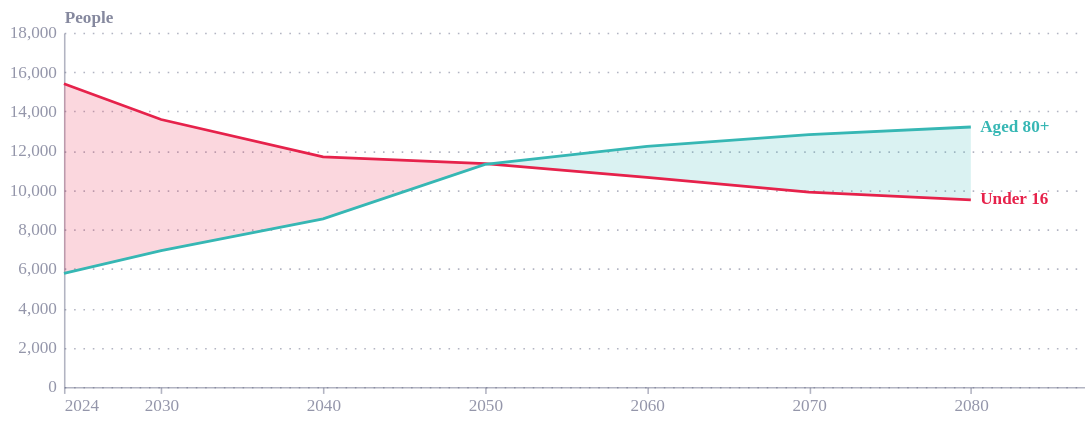

The code cell stored with this chart in its notebook:
### Code cell
import altair as alt
import pandas as pd
from ecostyles import EcoStyles

styles = EcoStyles()
styles.register_and_enable_theme()

def d(year):
    return pd.Timestamp(f"{year}-01-01")

# ---- Data: Statistics Jersey projections, +400 net migration (Tables 10, 14, 16) ---
years = [2024, 2030, 2040, 2050, 2060, 2070, 2080]
df = pd.DataFrame({
    "date": [d(y) for y in years],
    "Under 16": [15410, 13590, 11690, 11350, 10650, 9900, 9510],
    "Aged 80+": [5770, 6920, 8540, 11310, 12230, 12820, 13210],
})
long = df.melt("date", var_name="series", value_name="value")

# Monthly interpolation so the shading flips colour exactly where the lines cross
monthly = df.set_index("date").resample("MS").interpolate("linear").reset_index()

# ---- Chart -----------------------------------------------------------------------
Y_TITLE = "People"
y_scale = alt.Scale(domain=[0, 18000])

x = alt.X("date:T", title=None, scale=alt.Scale(domain=[d(2024), d(2087)]),
          axis=alt.Axis(format="%Y", values=[alt.DateTime(year=y) for y in years]))
def y(field):
    return alt.Y(f"{field}:Q", title=Y_TITLE, scale=y_scale, axis=alt.Axis(format=",.0f"))

colour = alt.Color("series:N", legend=None)  # theme assigns the palette

def tag(chart, series):
    return chart.transform_calculate(series=f"'{series}'")

def shade(condition, series):
    return tag(alt.Chart(monthly).transform_filter(condition), series).mark_area(
        opacity=0.18
    ).encode(x=x, y=y("Aged 80+"), y2="Under 16:Q", color=colour)

more_children = shade("datum['Under 16'] >= datum['Aged 80+']", "Under 16")
more_over80 = shade("datum['Under 16'] < datum['Aged 80+']", "Aged 80+")

lines = alt.Chart(long).mark_line(strokeWidth=1.8).encode(
    x=x, y=y("value"), color=colour
)

# End-of-line direct labels instead of a legend
labels = alt.Chart(long).mark_text(align="left", dx=6, fontWeight="bold").encode(
    x=alt.X("max(date):T", title=None),
    y=alt.Y("value:Q", aggregate={"argmax": "date"}, title=Y_TITLE, scale=y_scale),
    text="series:N",
    color=colour,
)

# Starting values
def start_label(series, value, dy):
    row = pd.DataFrame({"date": [d(2024)], "value": [value], "text": [f"{value:,}"]})
    return tag(alt.Chart(row), series).mark_text(
        align="left", dx=2, dy=dy, fontWeight="bold", fontSize=14
    ).encode(x=x, y=y("value"), text="text:N", color=colour)

start_u16 = start_label("Under 16", 15410, -14)
start_80 = start_label("Aged 80+", 5770, 14)

# Where they meet
meet = alt.Chart(pd.DataFrame({
})).mark_text(fontWeight="bold", opacity=0.85).encode(
    x=x, y=y("value"), text="text:N"
)

chart = (more_children + more_over80 + lines + labels + meet).properties(
    width=700, height=270,
    autosize=alt.AutoSizeParams(type="fit", contains="padding"),
)

chart.save("jersey_over80_u16.svg")
chart.save("jersey_over80_u16.png", ppi=288)
chart

### Figure 1 — Vega-Lite specification as saved in the notebook (floating-point values rounded to 4 significant figures; data arrays with more than 128 entries replaced by an {"elided": "..."} marker saying what was removed)
{"config": {"font": "Circular Std", "text": {"color": "#676A86", "align": "left", "baseline": "middle", "dx": 7, "dy": 0, "fontSize": 11}, "view": {"stroke": null, "continuousWidth": 400, "continuousHeight": 300, "discreteWidth": 400, "discreteHeight": 300}, "range": {"category": ["#36B7B4", "#E6224B", "#F4C245", "#0063AF", "#00A767", "#179FDB", "#EB5C2E"], "diverging": ["#E6224B", "#E54753", "#C9C9C9", "#179FDB", "#122B39"], "heatmap": ["#C9C9C9", "#179FDB", "#0063AF", "#122B39"], "ordinal": ["#00A767", "#36B7B4", "#179FDB", "#0063AF", "#243B5A"]}, "bar": {"color": "#179fdb"}, "line": {"color": "#e6224b"}, "rule": {"color": "#676A86"}, "area": {"opacity": 0.3}, "point": {"filled": true, "size": 80, "color": "#e6224b", "opacity": 0.95}, "geoshape": {"stroke": "white", "strokeWidth": 0.3}, "rect": {"fill": "#d6d4d4", "opacity": 0.3}, "axis": {"labelColor": "#676A86", "labelFontSize": 11, "labelFont": "Circular Std", "labelOpacity": 0.7, "tickColor": "#676A86", "tickOpacity": 0.5, "domainColor": "#676A86", "domainOpacity": 0.5, "gridColor": "#676A86", "gridDash": [2, 2], "gridOpacity": 0.5, "title": null, "titleColor": "#676A86", "titleOpacity": 0.8, "tickSize": 4}, "axisXDiscrete": {"grid": false, "labelAngle": 0, "tickCount": 10, "tickOpacity": 0.5, "title": null}, "axisYDiscrete": {"ticks": false, "labelPadding": 5}, "axisXTemporal": {"grid": false, "ticks": true}, "axisXQuantitative": {"grid": true}, "axisYQuantitative": {"gridColor": "#676A86", "gridDash": [1, 5], "gridOpacity": 0.5, "ticks": false, "labelPadding": 5, "tickCount": 8, "titleAngle": 0, "titleAlign": "left", "titleBaseline": "bottom", "titleX": 0, "titleY": -5}, "title": {"color": "#676A86E6", "subtitleColor": "#676A86", "font": "Circular Std", "subtitleFont": "Circular Std", "anchor": "start", "fontSize": 14, "subtitleFontSize": 12, "subtitlePadding": 4, "offset": 0, "frame": "group"}, "legend": {"titleColor": "#122b39", "title": null, "labelColor": "#122b39", "labelFontSize": 11}}, "layer": [{"mark": {"type": "area", "opacity": 0.18}, "encoding": {"color": {"field": "series", "legend": null, "type": "nominal"}, "x": {"axis": {"format": "%Y", "values": [{"year": 2024}, {"year": 2030}, {"year": 2040}, {"year": 2050}, {"year": 2060}, {"year": 2070}, {"year": 2080}]}, "field": "date", "scale": {"domain": ["2024-01-01T00:00:00", "2087-01-01T00:00:00"]}, "title": null, "type": "temporal"}, "y": {"axis": {"format": ",.0f"}, "field": "Aged 80+", "scale": {"domain": [0, 18000]}, "title": "People", "type": "quantitative"}, "y2": {"field": "Under 16"}}, "transform": [{"filter": "datum['Under 16'] >= datum['Aged 80+']"}, {"calculate": "'Under 16'", "as": "series"}]}, {"mark": {"type": "area", "opacity": 0.18}, "encoding": {"color": {"field": "series", "legend": null, "type": "nominal"}, "x": {"axis": {"format": "%Y", "values": [{"year": 2024}, {"year": 2030}, {"year": 2040}, {"year": 2050}, {"year": 2060}, {"year": 2070}, {"year": 2080}]}, "field": "date", "scale": {"domain": ["2024-01-01T00:00:00", "2087-01-01T00:00:00"]}, "title": null, "type": "temporal"}, "y": {"axis": {"format": ",.0f"}, "field": "Aged 80+", "scale": {"domain": [0, 18000]}, "title": "People", "type": "quantitative"}, "y2": {"field": "Under 16"}}, "transform": [{"filter": "datum['Under 16'] < datum['Aged 80+']"}, {"calculate": "'Aged 80+'", "as": "series"}]}, {"data": {"name": "data-22757ab8b0d07ae4d06a0796619c9c17"}, "mark": {"type": "line", "strokeWidth": 1.8}, "encoding": {"color": {"field": "series", "legend": null, "type": "nominal"}, "x": {"axis": {"format": "%Y", "values": [{"year": 2024}, {"year": 2030}, {"year": 2040}, {"year": 2050}, {"year": 2060}, {"year": 2070}, {"year": 2080}]}, "field": "date", "scale": {"domain": ["2024-01-01T00:00:00", "2087-01-01T00:00:00"]}, "title": null, "type": "temporal"}, "y": {"axis": {"format": ",.0f"}, "field": "value", "scale": {"domain": [0, 18000]}, "title": "People", "type": "quantitative"}}}, {"data": {"name": "data-22757ab8b0d07ae4d06a0796619c9c17"}, "mark": {"type": "text", "align": "left", "dx": 6, "fontWeight": "bold"}, "encoding": {"color": {"field": "series", "legend": null, "type": "nominal"}, "text": {"field": "series", "type": "nominal"}, "x": {"aggregate": "max", "field": "date", "title": null, "type": "temporal"}, "y": {"aggregate": {"argmax": "date"}, "field": "value", "scale": {"domain": [0, 18000]}, "title": "People", "type": "quantitative"}}}, {"data": {"name": "data-4f53cda18c2baa0c0354bb5f9a3ecbe5"}, "mark": {"type": "text", "fontWeight": "bold", "opacity": 0.85}, "encoding": {"text": {"field": "text", "type": "nominal"}, "x": {"axis": {"format": "%Y", "values": [{"year": 2024}, {"year": 2030}, {"year": 2040}, {"year": 2050}, {"year": 2060}, {"year": 2070}, {"year": 2080}]}, "field": "date", "scale": {"domain": ["2024-01-01T00:00:00", "2087-01-01T00:00:00"]}, "title": null, "type": "temporal"}, "y": {"axis": {"format": ",.0f"}, "field": "value", "scale": {"domain": [0, 18000]}, "title": "People", "type": "quantitative"}}}], "autosize": {"contains": "padding", "type": "fit"}, "data": {"name": "data-7ab9141b15c120acb27275ba9359391f"}, "height": 270, "width": 700, "$schema": "https://vega.github.io/schema/vega-lite/v6.4.1.json", "datasets": {"data-7ab9141b15c120acb27275ba9359391f": {"elided": "673 records"}, "data-22757ab8b0d07ae4d06a0796619c9c17": [{"date": "2024-01-01T00:00:00", "series": "Under 16", "value": 15410}, {"date": "2030-01-01T00:00:00", "series": "Under 16", "value": 13590}, {"date": "2040-01-01T00:00:00", "series": "Under 16", "value": 11690}, {"date": "2050-01-01T00:00:00", "series": "Under 16", "value": 11350}, {"date": "2060-01-01T00:00:00", "series": "Under 16", "value": 10650}, {"date": "2070-01-01T00:00:00", "series": "Under 16", "value": 9900}, {"date": "2080-01-01T00:00:00", "series": "Under 16", "value": 9510}, {"date": "2024-01-01T00:00:00", "series": "Aged 80+", "value": 5770}, {"date": "2030-01-01T00:00:00", "series": "Aged 80+", "value": 6920}, {"date": "2040-01-01T00:00:00", "series": "Aged 80+", "value": 8540}, {"date": "2050-01-01T00:00:00", "series": "Aged 80+", "value": 11310}, {"date": "2060-01-01T00:00:00", "series": "Aged 80+", "value": 12230}, {"date": "2070-01-01T00:00:00", "series": "Aged 80+", "value": 12820}, {"date": "2080-01-01T00:00:00", "series": "Aged 80+", "value": 13210}], "data-4f53cda18c2baa0c0354bb5f9a3ecbe5": []}}
